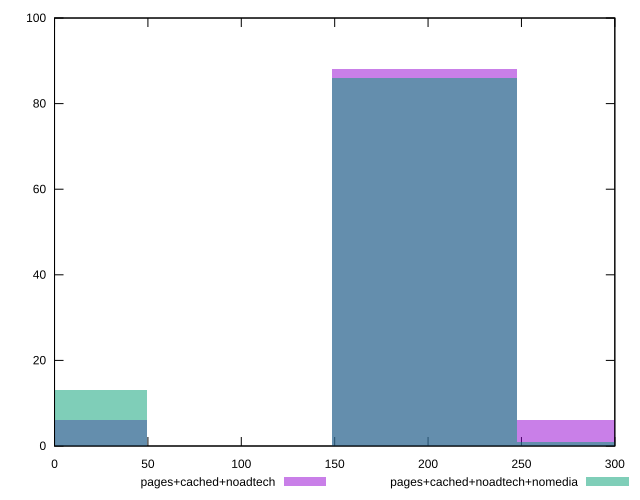

This figure's gnuplot source:
reset

$pagesCachedNoadtech <<EOF
198.06312225228524 88
297.0946833784279 6
0 6
EOF

$pagesCachedNoadtechNomedia <<EOF
198.06312225228524 86
0 13
297.0946833784279 1
EOF

set key outside below
set boxwidth 99.03156112614262
set xrange [0:300]
set yrange [0:100]
set trange [0:100]
set style fill transparent solid 0.5 noborder
set terminal svg size 640, 500 enhanced background rgb 'white'
set output "report_00026_2021-02-22T21:38:55.199Z/unused-css-rules/comparison/histogram/2_vs_3.svg"

plot $pagesCachedNoadtech title "pages+cached+noadtech" with boxes, \
     $pagesCachedNoadtechNomedia title "pages+cached+noadtech+nomedia" with boxes

reset
